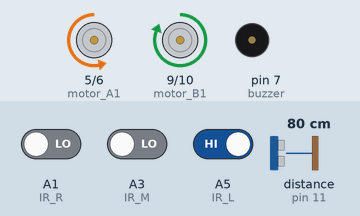
Bench run of a sketch on a simulated Arduino Uno, built with avr-gcc and run on an emulated ATmega328P. Parts: motor-driver pin pairs drawn as motors (green arrow = first pin HIGH = forward, orange = second pin HIGH = backward, longer = more drive), buzzer (waves = sounding). Wiring (inferred from the names in the program): ultrasonic range finder: trigger pin 3; echo pin 11. The test bench sets the inputs (shaded band); at power-on: distance to the obstacle (sensor on pin 11) 80 cm, A3 (IR_M) LOW, A5 (IR_L) HIGH, A1 (IR_R) LOW. The echo pulse lasts 58.3 µs per cm.

Above: at 1.2 s.
1.3 s: distance to the obstacle (sensor on pin 11) set to 18 cm
At 1.67 s:
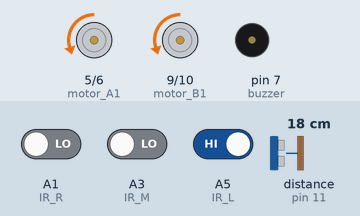
4.3 s: distance to the obstacle (sensor on pin 11) set to 35 cm
At 4.61 s:
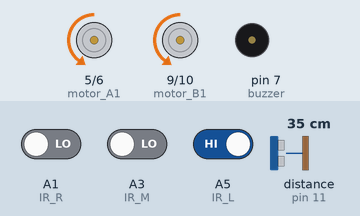
7.3 s: distance to the obstacle (sensor on pin 11) set to 60 cm
At 7.74 s:
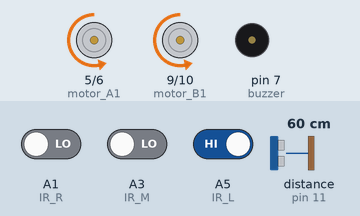
10.3 s: A3 (IR_M) driven HIGH
At 11.7 s:
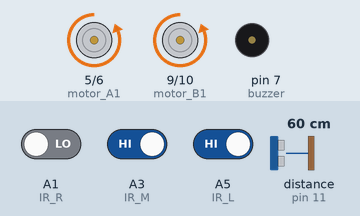
13.3 s: A5 (IR_L) driven LOW
16.3 s: A5 (IR_L) driven HIGH
Timing chart, 0 to 20.3 s (numbered marks = the images above; inputs shaded):
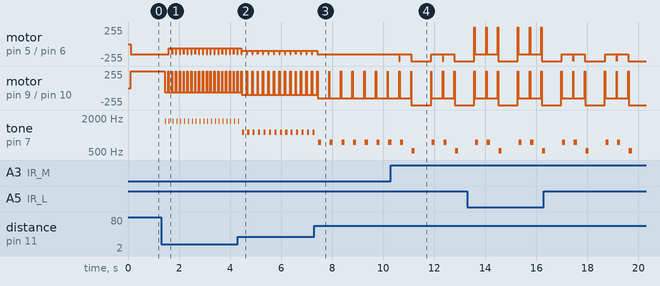

Measured:
- after the input at 1.3 s, motor on pin 5 (motor_A1) / pin 6 (motor_A2): alternates backward 150/255 for 0.02 s and backward 60/255 for 0.14 s, starting after 0.29 s; motor on pin 9 (motor_B1) / pin 10 (motor_B2): alternates forward 255/255 for 0.02 s and backward 60/255 for 0.14 s, starting after 0.14 s
- after the input at 7.3 s, motor on pin 5 (motor_A1) / pin 6 (motor_A2): goes on until 7.4 s, then stays backward 150/255; motor on pin 9 (motor_B1) / pin 10 (motor_B2): alternates forward 255/255 for 0.02 s and backward 150/255 for 0.44 s, starting after 0.13 s
- after the input at 10.3 s, motor on pin 5 (motor_A1) / pin 6 (motor_A2): backward 150/255 → backward 255/255 after 0.79 s, → backward 150/255 0.80 s later, → backward 255/255 0.90 s later

The sketch:

distance_parking.ino
```cpp
// 모터 핀 번호
const int motor_A1 = 5;
const int motor_A2 = 6;
const int motor_B1 = 9;
const int motor_B2 = 10;

// 부저
const int buzzer = 7;

// 초음파 센서 핀 번호
const int trigPin = 3;
const int echoPin = 11;

// 라인트레이서 핀 번호
const int IR_R = A1;
const int IR_M = A3;
const int IR_L = A5;

// 라인트레이서 데이터
int IR_L_data;
int IR_M_data;
int IR_R_data;

// 초음파 센서 거리
float duration, distance;


void setup() {
  // 모터 출력
  pinMode(motor_A1, OUTPUT);
  pinMode(motor_A2, OUTPUT);
  pinMode(motor_B1, OUTPUT);
  pinMode(motor_B2, OUTPUT);

  // 부저 출력
  pinMode(buzzer, OUTPUT);

  // 초음파 입출력
  pinMode(trigPin, OUTPUT);
  pinMode(echoPin, INPUT);

  // 라인트레이서 입력
  pinMode(IR_L, INPUT);
  pinMode(IR_M, INPUT);
  pinMode(IR_R, INPUT);
  //Serial.begin(9600);
  }


void loop() {

  // 라인트레이서 값
  IR_L_data = digitalRead(IR_L);
  IR_M_data = digitalRead(IR_M);
  IR_R_data = digitalRead(IR_R);

  // 초음파 센서 값
  digitalWrite(trigPin, LOW);
  delayMicroseconds(2);
  digitalWrite(trigPin, HIGH);
  delayMicroseconds(10);
  digitalWrite(trigPin, LOW);

  // 거리
  duration = pulseIn(echoPin, HIGH);
  distance = (duration*.0343)/2;
  //Serial.print("Distance: ");
  //Serial.println(distance);
  delay(100);


  // 직진 및 유턴
  if (IR_L_data == 0 and IR_M_data == 1 and IR_R_data == 0) {
    //Serial.println(" 직진 ");
    forward();
    delay(15);
  }
  else if (IR_L_data == 1 and IR_M_data == 0 and IR_R_data == 0) {
    //Serial.println(" 좌회전 ");
    left ();
    delay(15);
  }
  else if (IR_L_data == 0 and IR_M_data == 0 and IR_R_data == 1) {
    //Serial.println(" 우회전 ");
    right ();
    delay(15);
  }
  else if (IR_L_data == 1 and IR_M_data == 1  and IR_R_data == 1) {
    //Serial.println(" 정지 ");
    stop();
    delay(15);
  }
  else if (IR_L_data == 1 and IR_M_data == 1 and IR_R_data == 0) {
    //Serial.println(" 유턴 ");
    turn();
    delay(15);
  }
  else if (IR_L_data == 0 and IR_M_data == 1 and IR_R_data == 1) {
    //Serial.println(" 유턴 ");
    turn();
    delay(15);
  }

  // 초음파 거리별 경보 및 주차
  if (distance > 60 && distance <= 70) {
    backward();
    delay(15);
    tone(buzzer, 523, 1000/8);
    delay(1000 / 2*1.30);
    noTone(buzzer);
  }
  else if (distance > 50 && distance <= 60) {
    backward_60();
    delay(15);
    tone(buzzer, 740, 1000/8);
    delay(1000 / 4*1.30);
    noTone(buzzer);

  }
  else if (distance > 40 && distance <= 50) {
    backward_50();
    delay(15);
    tone(buzzer, 880, 1000 / 8);
    delay(1000 / 8*1.30);
    noTone(buzzer);
  }
  else if (distance > 30 && distance <= 40) {
    backward_40();
    delay(15);
    tone(buzzer, 1109, 1000 / 8);
    delay(1000 / 16*1.30);
    noTone(buzzer);
  }
  else if (distance > 20 && distance <= 30) {
    backward_30();
    delay(15);
    tone(buzzer, 1568, 1000/8);
    delay(1000 / 32*1.30);
    noTone(buzzer);
  }
  else if (distance > 10 && distance <= 20) {
    backward_20();
    delay(15);
    tone(buzzer, 1760, 1000 / 8);
    delay(1000 / 64 * 1.30);
    noTone(buzzer);
  }
  else if (distance <= 10) {
    stop();
  }
}

// 함수
void right () {
  //우
  digitalWrite(motor_A1, HIGH);
  digitalWrite(motor_A2, LOW);
  digitalWrite(motor_B1, LOW);
  analogWrite(motor_B2, 150);
}

void rightback () {
  //우로 후진
  digitalWrite(motor_A1, LOW);
  digitalWrite(motor_A2, HIGH);
  digitalWrite(motor_B1, HIGH);
  digitalWrite(motor_B2, LOW);
}

void left() {
  //좌
  digitalWrite(motor_A1, LOW);
  analogWrite(motor_A2, 150);
  digitalWrite(motor_B1, HIGH);
  digitalWrite(motor_B2, LOW);
}
void leftback() {
  //좌로 후진
  digitalWrite(motor_A1, LOW);
  digitalWrite(motor_A2, LOW);
  digitalWrite(motor_B1, LOW);
  digitalWrite(motor_B2, HIGH);
}

void forward() {
  //전진
  digitalWrite(motor_A1, HIGH);
  digitalWrite(motor_A2, LOW);
  digitalWrite(motor_B1, HIGH);
  digitalWrite(motor_B2, LOW);
}

void backward() {
  //후진
  digitalWrite(motor_A1, LOW);
  digitalWrite(motor_A2, HIGH);
  digitalWrite(motor_B1, LOW);
  digitalWrite(motor_B2, HIGH);
}

void turn(){
  //유턴
  digitalWrite(motor_A1, LOW);
  digitalWrite(motor_A2, HIGH);
  digitalWrite(motor_B1, HIGH);
  digitalWrite(motor_B2, LOW);
}

void stop() {
  //정지
  digitalWrite(motor_A1, LOW);
  digitalWrite(motor_A2, LOW);
  digitalWrite(motor_B1, LOW);
  digitalWrite(motor_B2, LOW);
}

void backward_70() {
  //후진
  digitalWrite(motor_A1, LOW);
  digitalWrite(motor_A2, HIGH);
  analogWrite(motor_A1, 0);
  analogWrite(motor_A2, 150);
  digitalWrite(motor_B1, LOW);
  digitalWrite(motor_B2, HIGH);
  analogWrite(motor_B1, 0);
  analogWrite(motor_B2, 150);
}

void backward_60() {
  //후진
  digitalWrite(motor_A1, LOW);
  digitalWrite(motor_A2, HIGH);
  analogWrite(motor_A1, 0);
  analogWrite(motor_A2, 150);
  digitalWrite(motor_B1, LOW);
  digitalWrite(motor_B2, HIGH);
  analogWrite(motor_B1, 0);
  analogWrite(motor_B2, 150);
}

void backward_50() {
  //후진
  digitalWrite(motor_A1, LOW);
  digitalWrite(motor_A2, HIGH);
  analogWrite(motor_A1, 0);
  analogWrite(motor_A2, 130);
  digitalWrite(motor_B1, LOW);
  digitalWrite(motor_B2, HIGH);
  analogWrite(motor_B1, 0);
  analogWrite(motor_B2, 130);
}
void backward_40() {
  //후진
  digitalWrite(motor_A1, LOW);
  digitalWrite(motor_A2, HIGH);
  analogWrite(motor_A1, 0);
  analogWrite(motor_A2, 100);
  digitalWrite(motor_B1, LOW);
  digitalWrite(motor_B2, HIGH);
  analogWrite(motor_B1, 0);
  analogWrite(motor_B2, 100);
}

void backward_30() {
  //후진
  digitalWrite(motor_A1, LOW);
  digitalWrite(motor_A2, HIGH);
  analogWrite(motor_A1, 0);
  analogWrite(motor_A2, 80);
  digitalWrite(motor_B1, LOW);
  digitalWrite(motor_B2, HIGH);
  analogWrite(motor_B1, 0);
  analogWrite(motor_B2, 80);
}

void backward_20() {
  //후진
  digitalWrite(motor_A1, LOW);
  digitalWrite(motor_A2, HIGH);
  analogWrite(motor_A1, 0);
  analogWrite(motor_A2, 60);
  digitalWrite(motor_B1, LOW);
  digitalWrite(motor_B2, HIGH);
  analogWrite(motor_B1, 0);
  analogWrite(motor_B2, 60);
}
```
